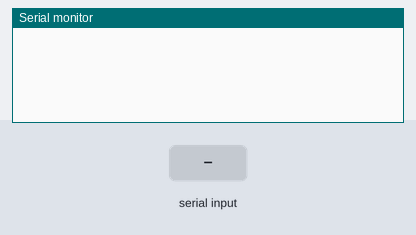
Recording of a sketch running on a simulated Arduino Uno, built with avr-gcc and run on an emulated ATmega328P. Parts: the last lines printed to the serial monitor. The test bench sets the inputs (shaded band).

Above: at 1.2 s.
1.3 s: "w" received over Serial
At 2.5 s:
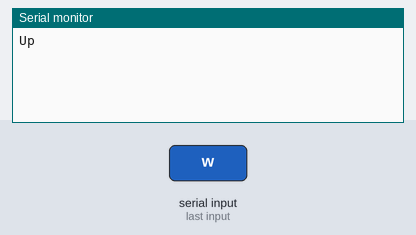
2.8 s: byte 32 (' ') received over Serial
At 3.6 s:
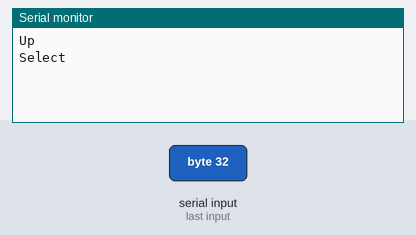
4.3 s: "a" received over Serial
At 4.7 s:
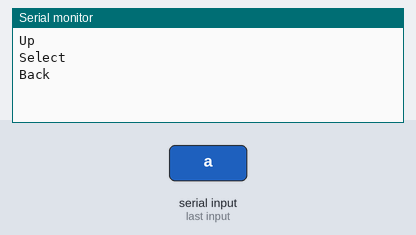
5.8 s: "s" received over Serial
At 7.0 s:
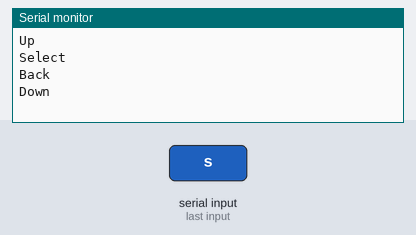
7.3 s: "d" received over Serial
At 8.2 s:
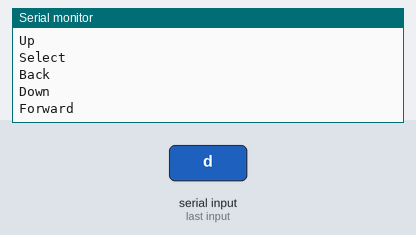
8.8 s: "1" received over Serial
At 9.4 s:
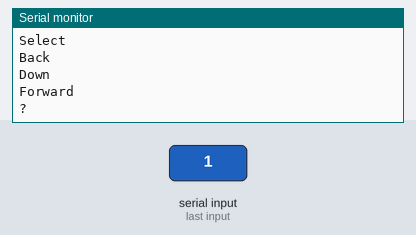

Measured:
- after the input at 1.3 s, the serial monitor: prints a new line at once (image 1)
- after the input at 2.8 s, the serial monitor: prints a new line at once (image 2)
- after the input at 4.3 s, the serial monitor: prints a new line at once (image 3)
- after the input at 5.8 s, the serial monitor: prints a new line at once (image 4)
- after the input at 7.3 s, the serial monitor: prints a new line at once (image 5)
- after the input at 8.8 s, the serial monitor: prints a new line at once (image 6)

The sketch:

roku-remote.ino
```cpp
/*
* roku-remote.ino: A quick and dirty infrared Roku remote
*
* Sends directional and selection commands by IR LED to an
* infrared-controlled Roku.
*
* An IR LED must be connected to Arduino PWM pin 3.
* Uses the IRremote library:
*   https://github.com/z3t0/Arduino-IRremote
*/

#include <IRremote.h>

IRsend irsend;

void setup(){
  Serial.begin(9600);
}

void loop(){
  if(Serial.available()){
    switch (Serial.read()) {
      case ' ':
        Serial.println("Select");
        irsend.sendNEC(0x7DF7C03F, 32);
        break;
      case 'w':
        Serial.println("Up");
        irsend.sendNEC(0x7DF7807F, 32);
        break;
      case 'a':
        Serial.println("Back");
        irsend.sendNEC(0x7DF740BF, 32);
        break;
      case 's':
        Serial.println("Down");
        irsend.sendNEC(0x7DF7A05F, 32);
        break;
      case 'd':
        Serial.println("Forward");
        irsend.sendNEC(0x7DF720DF, 32);
        break;
      default:
        Serial.println("?");
    }
  }
}
```
